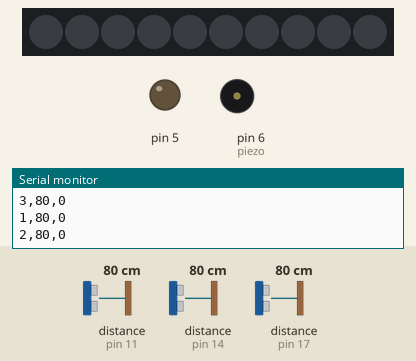
This sketch was run on a simulated Arduino Uno, built with avr-gcc and run on an emulated ATmega328P. Shown: 10 RGB LEDs in strip order, left to right, output pins drawn as LEDs (lit = HIGH), buzzer (waves = sounding), the last lines printed to the serial monitor. Wiring (inferred from the names in the program): 3 × ultrasonic range finder: trigger pin 12, echo pin 11 / trigger pin 15, echo pin 14 / trigger pin 18, echo pin 17. The inputs (shaded band) are chosen by the test bench; at power-on: distance to the obstacle (sensors on pin 11, pin 14, pin 17) 80 cm. The echo pulse lasts 58.3 µs per cm; dim RGB values are drawn brighter than linear; pins used as bus, display or sensor lines are not drawn.

Above: at 1.2 s.
1.3 s: distance to the obstacle (sensor on pin 11) set to 7 cm
3.0 s: distance to the obstacle (sensor on pin 11) set to 4 cm
At 3.76 s:
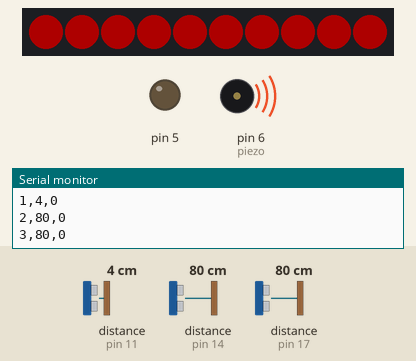
At 4.19 s:
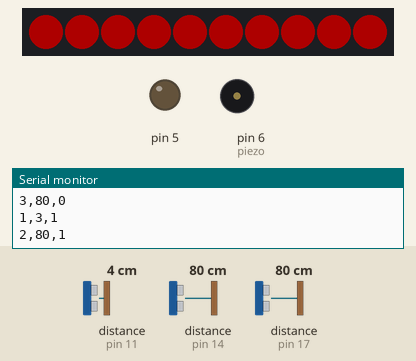
Timing chart, 0 to 11.5 s (numbered marks = the images above; inputs shaded):
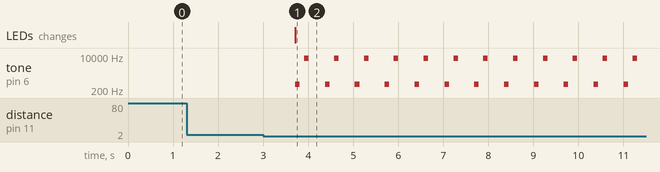

Measured:
- the behaviour switches between 6 and 5 cm on distance to the obstacle (sensor on pin 11) (found by bisection; images 0 and 1)
- after the input at 3.0 s, tone on pin 6 (piezo): silent → 392 Hz after 0.71 s, then repeats every 0.66 s: silent 0.10 s, 7902 Hz 0.10 s, silent 0.36 s, 392 Hz 0.10 s; the LEDs: change after 0.71 s (image 1)

The sketch:

squrial_killer.ino
```cpp
/*
CODE HERE
Array of HC-SR04 ultrasonic sensors
*/
#include <Adafruit_NeoPixel.h>
#define PIN_NEO_PIXEL  9  // Arduino pin that connects to NeoPixel
#define NUM_PIXELS     10  // The number of LEDs (pixels) on NeoPixel
Adafruit_NeoPixel NeoPixel(NUM_PIXELS, PIN_NEO_PIXEL, NEO_GRB + NEO_KHZ800);

#include <ArduinoJson.h>
StaticJsonDocument<200> doc;

//Sonar 1
int echoPin1 =11;
int initPin1 =12;
int distance1 =0;

//Sonar 2
int echoPin2 =14;
int initPin2 =15;
int distance2 =0;

//Sonar 3
int echoPin3 =17;
int initPin3 =18;
int distance3 =0;

int piezo = 6;
int stop = 0;
int stopdist = 5;

void setup()
{
  NeoPixel.begin(); // INITIALIZE NeoPixel strip object (REQUIRED)

  pinMode(initPin1, OUTPUT);
  pinMode(echoPin1, INPUT);
  pinMode(initPin2, OUTPUT);
  pinMode(echoPin2, INPUT);
  pinMode(initPin3, OUTPUT);
  pinMode(echoPin3, INPUT);
  pinMode(5, OUTPUT);

  Serial.begin(9600);
}

void loop()
{
  int pixel;

  distance1 = getDistance(initPin1, echoPin1);
  printDistance(1, distance1, stop);
  //Serial.println(distance1);
  delay(150);

  distance2 = getDistance(initPin2, echoPin2);
  printDistance(2, distance2, stop);
  //Serial.println(distance2);
  delay(150);

  distance3 = getDistance(initPin3, echoPin3);
  printDistance(3, distance3, stop);
  //Serial.println(distance3);
  delay(150);

  if (distance1 <= stopdist || distance2 <0 || distance3 <= stopdist)
  {
   for (int pixel = 0; pixel < NUM_PIXELS; pixel++)
   // For loop to turn on each pixel
   {
    NeoPixel.setPixelColor(pixel, NeoPixel.Color(255, 0, 0));
    // .Color(Red, Green, Blue)
    // It only takes effect if pixels.show() is called
    NeoPixel.setBrightness(50);
    // .setBrightness takes in a value from 0 to 255
   }
   NeoPixel.show();
   // siren
   //   for(int i=300; i<10000; i++)
   //   {
   //     tone(piezo, i , 10);
   //   }
   //
   tone(piezo, 392 , 100);
   delay(200);
   tone(piezo, 7902.13 , 100);
   stop = 1;
  }
  else
  {
    NeoPixel.show();
    stop = 0;
  }
}

int getDistance (int initPin, int echoPin)
{
  digitalWrite(initPin, HIGH);
  delayMicroseconds(10);
  digitalWrite(initPin, LOW);

  unsigned long pulseTime = pulseIn(echoPin, HIGH);
  int distance = pulseTime/58;

  return distance;
}

void printDistance(int id, int dist, int stop)
{
  Serial.print(id);
  Serial.print(",");
  Serial.print(dist);
  Serial.print(",");
  Serial.println(stop);

  //Serial.print(" cm");
  //Serial.print(": ");
  // doc[""] = id;
  // doc[""] = dist;
  // doc[""] = stop;
  // serializeJsonPretty(doc, Serial);
}
```
